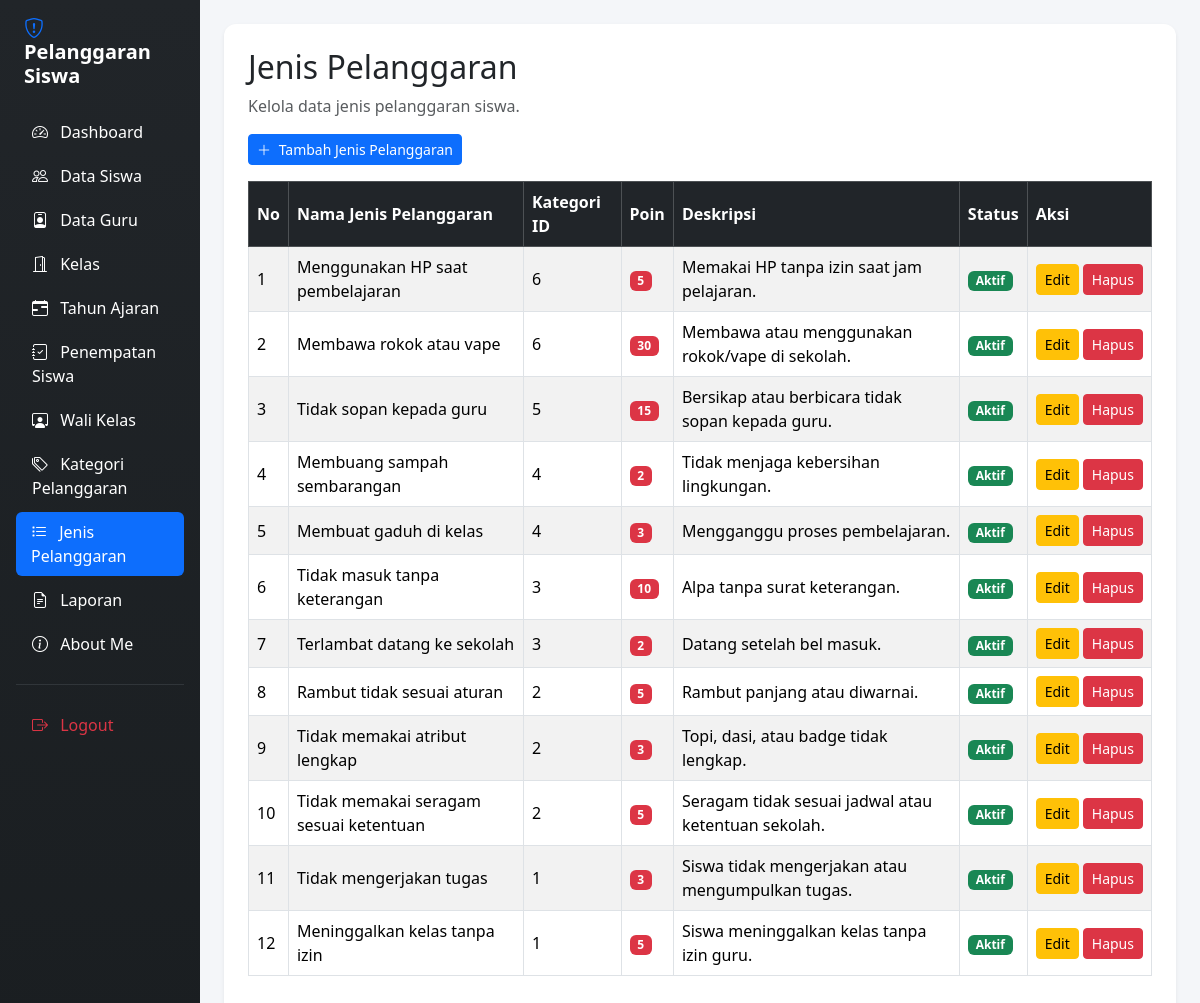
/jenis_pelanggaran.php (signed in), run on the app's committed database.
### tables this page shows
CREATE TABLE `t_pelanggaran` (
  `id` int(11) NOT NULL,
  `pelanggaran_kategori_id` int(11) DEFAULT NULL,
  `kode` varchar(30) DEFAULT NULL,
  `nama` varchar(150) DEFAULT NULL,
  `poin` int(11) NOT NULL,
  `deskripsi` text NOT NULL,
  `status_aktif` tinyint(1) NOT NULL,
  `created_at` timestamp NOT NULL DEFAULT current_timestamp(),
  `updated_at` timestamp NOT NULL DEFAULT current_timestamp()
);

### jenis_pelanggaran.php (the view, shortened to what this page needs)
<?php
include "config/koneksi.php";
$hasil_kolom = mysqli_query($koneksi, "SHOW COLUMNS FROM t_pelanggaran");
$kolom_tersedia = [];
while ($kolom = mysqli_fetch_assoc($hasil_kolom)) {
    $kolom_tersedia[] = $kolom['Field'];
}
function cariKolom($daftar, $pilihan) {
    foreach ($pilihan as $kolom) {
        if (in_array($kolom, $daftar, true)) {
            return $kolom;
        }
    }
    return null;
}
$kolom_nama = cariKolom($kolom_tersedia, [
    'nama', 'nama_pelanggaran', 'nama_jenis', 'jenis_pelanggaran'
]);
$kolom_kategori = cariKolom($kolom_tersedia, [
    'pelanggaran_kategori_id', 'kategori_id', 'id_kategori'
]);
$kolom_poin = cariKolom($kolom_tersedia, [
    'poin', 'poin_pelanggaran', 'jumlah_poin'
]);
$kolom_deskripsi = cariKolom($kolom_tersedia, [
    'deskripsi', 'keterangan'
]);
$kolom_status = cariKolom($kolom_tersedia, [
    'status_aktif', 'status'
]);
$sql = "SELECT * FROM t_pelanggaran ORDER BY id DESC";
$query = mysqli_query($koneksi, $sql);
?>
<!DOCTYPE html>
<html lang="id">
<head>
    <link href="https://cdn.jsdelivr.net/npm/bootstrap@5.3.3/dist/css/bootstrap.min.css"
          rel="stylesheet">
    <link href="https://cdn.jsdelivr.net/npm/bootstrap-icons@1.11.3/font/bootstrap-icons.min.css"
          rel="stylesheet">
    <link href="https://cdn.datatables.net/2.3.4/css/dataTables.bootstrap5.min.css"
          rel="stylesheet">
</head>
<body>
<div class="container-fluid">
    <div class="row">
        <div class="col-md-3 col-lg-2 sidebar p-3 min-vh-100">
            <h4 class="text-white mb-4 fw-bold fs-5 px-2">
                <i class="bi bi-shield-exclamation text-primary me-2"></i> Pelanggaran Siswa
            </h4>
            <ul class="nav nav-pills flex-column gap-1">
                <li class="nav-item">
                    <a href="dashboard.php" class="nav-link text-white">
                        <i class="bi bi-speedometer2 me-2"></i> Dashboard
                    </a>
                </li>
                <li class="nav-item">
                    <a href="data_siswa.php" class="nav-link text-white">
                        <i class="bi bi-people me-2"></i> Data Siswa
                    </a>
                </li>
                <li class="nav-item">
                    <a href="data_guru.php" class="nav-link text-white">
                        <i class="bi bi-person-badge me-2"></i> Data Guru
                    </a>
                </li>
                <li class="nav-item">
                    <a href="kelas.php" class="nav-link text-white">
                        <i class="bi bi-door-open me-2"></i> Kelas
                    </a>
                </li>
                <li class="nav-item">
                    <a href="tahun_ajaran.php" class="nav-link text-white">
                        <i class="bi bi-calendar-range me-2"></i> Tahun Ajaran
                    </a>
                </li>
                <li class="nav-item">
                    <a href="penepatan_siswa.php" class="nav-link text-white">
                        <i class="bi bi-journal-check me-2"></i> Penempatan Siswa
                    </a>
                </li>
                <li class="nav-item">
                    <a href="wali_kelas.php" class="nav-link text-white">
                        <i class="bi bi-person-workspace me-2"></i> Wali Kelas
                    </a>
                </li>
                <li class="nav-item">
                    <a href="kategori_pelanggaran.php" class="nav-link text-white">
                        <i class="bi bi-tags me-2"></i> Kategori Pelanggaran
                    </a>
                </li>
                <li class="nav-item">
                    <a href="jenis_pelanggaran.php"
                       class="nav-link active"
                       aria-current="page">
                        <i class="bi bi-list-task me-2"></i> Jenis Pelanggaran
                    </a>
                </li>
                <li class="nav-item">
                    <a href="laporan.php" class="nav-link text-white">
                        <i class="bi bi-file-earmark-text me-2"></i> Laporan
                    </a>
                </li>
                <li class="nav-item">
                    <a href="aboutme.php" class="nav-link text-white">
                        <i class="bi bi-info-circle me-2"></i> About Me
                    </a>
                </li>
                <hr class="text-secondary my-3">
                <li class="nav-item">
                    <a href="logout.php" class="nav-link text-danger">
                        <i class="bi bi-box-arrow-right me-2"></i> Logout
                    </a>
                </li>
            </ul>
        </div>
        <main class="col-md-9 col-lg-10 p-4">
            <div class="card shadow-sm p-4 bg-white">
                <h2>Jenis Pelanggaran</h2>
                <p class="text-muted">
                    Kelola data jenis pelanggaran siswa.
                </p>
                <div class="mb-3 no-print">
                    <a href="tambah_jenis_pelanggaran.php"
                       class="btn btn-primary btn-sm">
                        <i class="bi bi-plus-lg me-1"></i> Tambah Jenis Pelanggaran
                    </a>
                </div>
                <div class="table-responsive">
                    <table id="tabelJenis"
                           class="table table-bordered table-striped table-hover w-100 align-middle">
                        <thead class="table-dark">
                            <tr>
                                <th>No</th>
                                <th>Nama Jenis Pelanggaran</th>
                                <?php if ($kolom_kategori) { ?>
                                    <th>Kategori ID</th>
                                <?php } ?>
                                <?php if ($kolom_poin) { ?>
                                    <th>Poin</th>
                                <?php } ?>
                                <?php if ($kolom_deskripsi) { ?>
                                    <th>Deskripsi</th>
                                <?php } ?>
                                <?php if ($kolom_status) { ?>
                                    <th>Status</th>
                                <?php } ?>
                                <th>Aksi</th>
                            </tr>
                        </thead>
                        <tbody>
                            <?php
                            $no = 1;
                            while ($row = mysqli_fetch_assoc($query)) {
                            ?>
                                <tr>
                                    <td><?= $no++; ?></td>
                                    <td>
                                        <?= htmlspecialchars(
                                            (string) (
                                                $kolom_nama
                                                    ? ($row[$kolom_nama] ?? '-')
                                                    : '-'
                                            )
                                        ); ?>
                                    </td>
                                    <?php if ($kolom_kategori) { ?>
                                        <td>
                                            <?= htmlspecialchars(
                                                (string) ($row[$kolom_kategori] ?? '-')
                                            ); ?>
                                        </td>
                                    <?php } ?>
                                    <?php if ($kolom_poin) { ?>
                                        <td>
                                            <span class="badge bg-danger">
                                                <?= htmlspecialchars(
                                                    (string) ($row[$kolom_poin] ?? 0)
                                                ) ?>
                                            </span>
                                        </td>
                                    <?php } ?>
                                    <?php if ($kolom_deskripsi) { ?>
                                        <td>
                                            <?= nl2br(htmlspecialchars(
                                                (string) ($row[$kolom_deskripsi] ?? '-')
                                            )); ?>
                                        </td>
                                    <?php } ?>
                                    <?php if ($kolom_status) { ?>
                                        <td>
                                            <?php
                                            $status = $row[$kolom_status] ?? 0;
                                            if (
                                                $kolom_status === 'status'
                                                && !is_numeric($status)
                                            ) {
                                                $aktif = strtolower((string)$status) === 'aktif';
                                            } else {
                                                $aktif = (int)$status === 1;
                                            }
                                            ?>
                                            <?php if ($aktif) { ?>
                                                <span class="badge bg-success">
                                                    Aktif
                                                </span>
                                            <?php } else { ?>
                                                <span class="badge bg-secondary">
                                                    Tidak Aktif
                                                </span>
                                            <?php } ?>
                                        </td>
                                    <?php } ?>
                                    <td>
                                        <div class="d-flex gap-1">
                                            <a href="edit_jenis_pelanggaran.php?id=<?= (int)$row['id']; ?>"
                                               class="btn btn-warning btn-sm">
                                                Edit
                                            </a>
                                            <a href="hapus_jenis_pelanggaran.php?id=<?= (int)$row['id']; ?>"
                                               class="btn btn-danger btn-sm"
                                               onclick="return confirm('Yakin ingin menghapus jenis pelanggaran ini?');">
                                                Hapus
                                            </a>
                                        </div>
                                    </td>
                                </tr>
                            <?php } ?>
                        </tbody>
                    </table>
                </div>
            </div>
        </main>
    </div>
</div>
</body>
</html>

### jenis_pelanggaran.php (style rules this page uses)
body { background-color: #f4f6f9; }
.nav-link { transition: all 0.3s ease; border-radius: 6px; }
.nav-link:hover, .nav-link.active { background-color: #0d6efd !important; color: white !important; padding-left: 15px; }
#tabelJenis th, #tabelJenis td { vertical-align: middle; }
.card { border: none; border-radius: 12px; }
.sidebar { background: linear-gradient(180deg, #212529 0%, #1a1e21 100%); }

### data on the page
t_pelanggaran: nama "Menggunakan HP saat pembelajaran", pelanggaran_kategori "6", poin "5", deskripsi "Memakai HP tanpa izin saat jam pelajaran.", status_aktif "Aktif"
t_pelanggaran: nama "Membawa rokok atau vape", pelanggaran_kategori "6", poin "30", deskripsi "Membawa atau menggunakan rokok/vape di sekolah.", status_aktif "Aktif"
t_pelanggaran: nama "Tidak sopan kepada guru", pelanggaran_kategori "5", poin "15", deskripsi "Bersikap atau berbicara tidak sopan kepada guru.", status_aktif "Aktif"
t_pelanggaran: nama "Membuang sampah sembarangan", pelanggaran_kategori "4", poin "2", deskripsi "Tidak menjaga kebersihan lingkungan.", status_aktif "Aktif"
t_pelanggaran: nama "Membuat gaduh di kelas", pelanggaran_kategori "4", poin "3", deskripsi "Mengganggu proses pembelajaran.", status_aktif "Aktif"
t_pelanggaran: nama "Tidak masuk tanpa keterangan", pelanggaran_kategori "3", poin "10", deskripsi "Alpa tanpa surat keterangan.", status_aktif "Aktif"
t_pelanggaran: nama "Terlambat datang ke sekolah", pelanggaran_kategori "3", poin "2", deskripsi "Datang setelah bel masuk.", status_aktif "Aktif"
t_pelanggaran: nama "Rambut tidak sesuai aturan", pelanggaran_kategori "2", poin "5", deskripsi "Rambut panjang atau diwarnai.", status_aktif "Aktif"
t_pelanggaran: nama "Tidak memakai atribut lengkap", pelanggaran_kategori "2", poin "3", deskripsi "Topi, dasi, atau badge tidak lengkap.", status_aktif "Aktif"
t_pelanggaran: nama "Tidak memakai seragam sesuai ketentuan", pelanggaran_kategori "2", poin "5", deskripsi "Seragam tidak sesuai jadwal atau ketentuan sekolah.", status_aktif "Aktif"
t_pelanggaran: nama "Tidak mengerjakan tugas", pelanggaran_kategori "1", poin "3", deskripsi "Siswa tidak mengerjakan atau mengumpulkan tugas.", status_aktif "Aktif"
t_pelanggaran: nama "Meninggalkan kelas tanpa izin", pelanggaran_kategori "1", poin "5", deskripsi "Siswa meninggalkan kelas tanpa izin guru.", status_aktif "Aktif"
